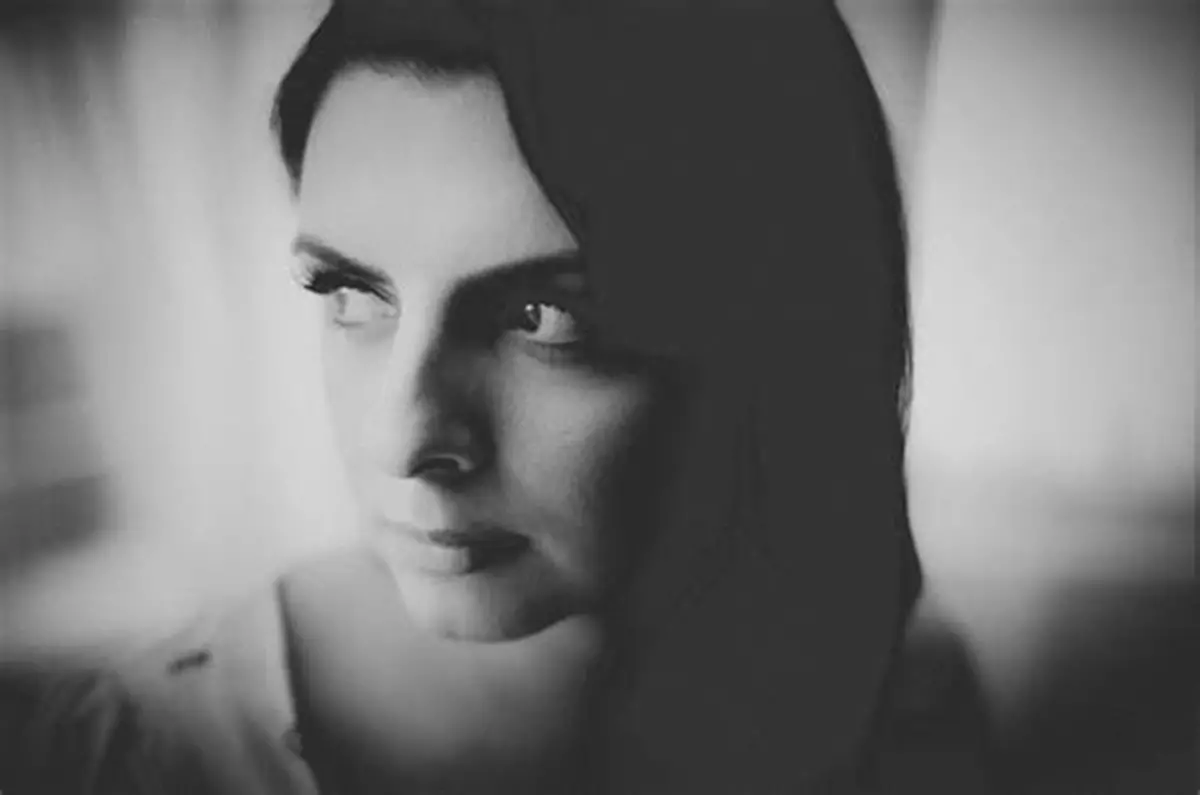
#> input picture Image/low.jpg, 1200 x 795 px, found by its file name
$ python constraststretching.py
#> lines starting #> are read from the running program, lines starting #| are printed output that depends on the picture
import cv2
import numpy as np
import matplotlib.pyplot as plt
img=cv2.imread("./Image/low.jpg")
#> img is the input picture: shape (795, 1200, 3); mean B, G, R 113.7, 113.7, 113.7
#Find the min and max pixel values
min_val = np.min(img)
#> min_val = 28
max_val = np.max(img)
#> max_val = 222
#Apply contrast stretching formula
#We convert to float to avoid overflow during the calculation
stretched = (img -min_val) * (255.0 / (max_val - min_val))
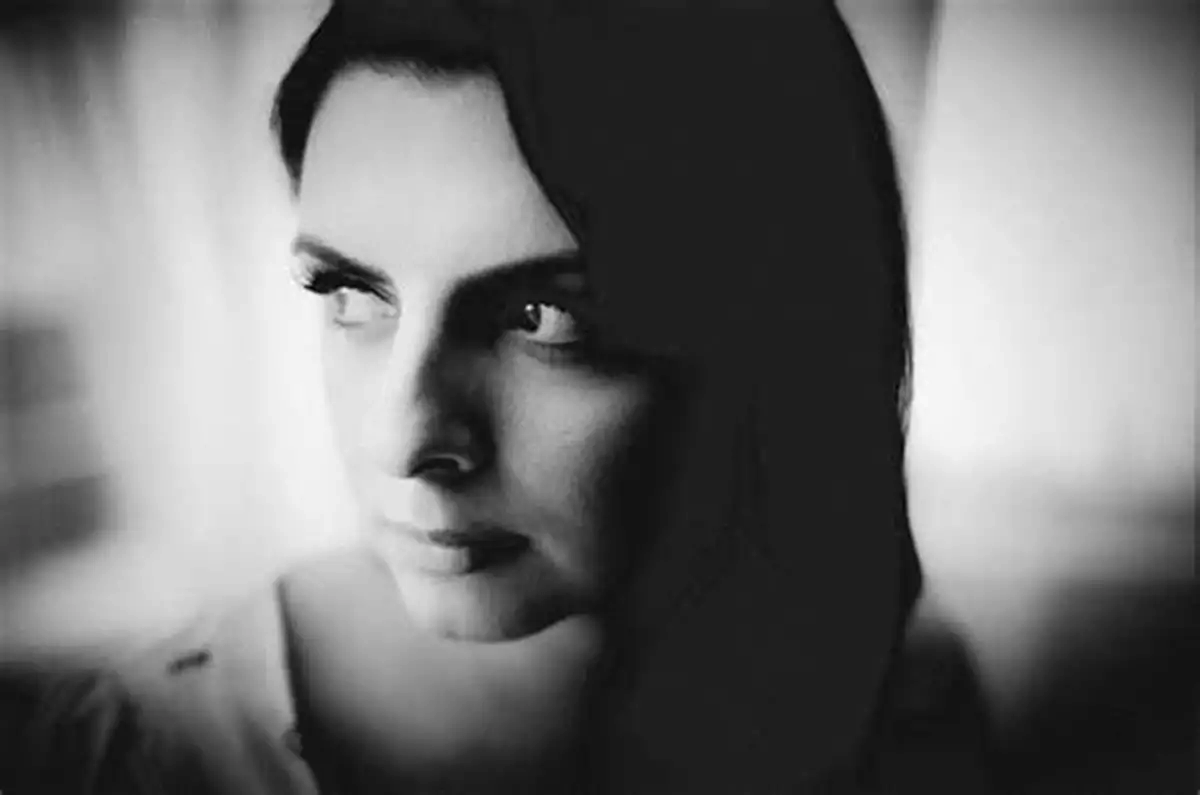
#> stretched: shape (795, 1200, 3) float64; mean B, G, R 112.6, 112.6, 112.6
stretched = np.uint8(stretched)
#Display results
plt.figure(figsize=(10,5))
plt.subplot(1,2,1)
plt.title("Original (low constrast) Image")
plt.imshow(img)
plt.subplot(1,2,2)
plt.title("Contrast Stretched Image")
plt.imshow(stretched)
plt.show()
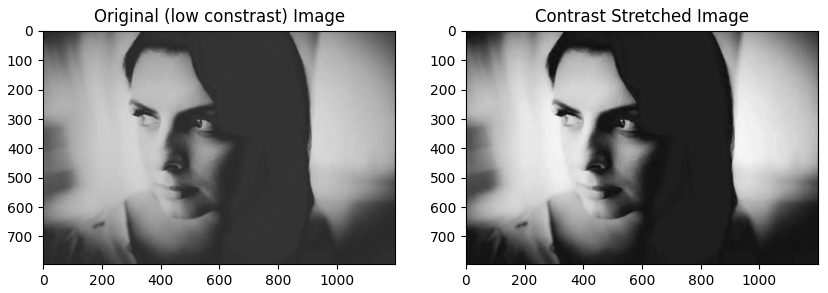
#> figure drawn by matplotlib, 2 panels

$ run again, with Image/1.jpg copied over Image/low.jpg
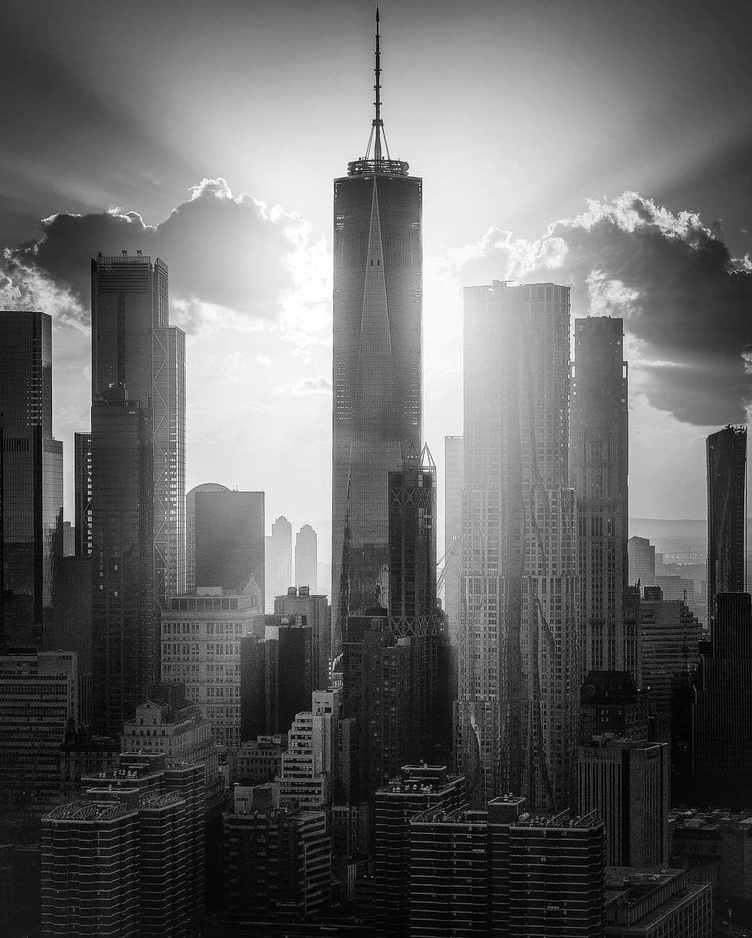
#> input picture Image/1.jpg, 752 x 938 px, shrunk from 1080 x 1346 before the run, found by its file name
#> img is the input picture: shape (938, 752, 3); min 0, max 255, mean 100.7
#> min_val = 0
#> max_val = 255
#> `plt.show()`:
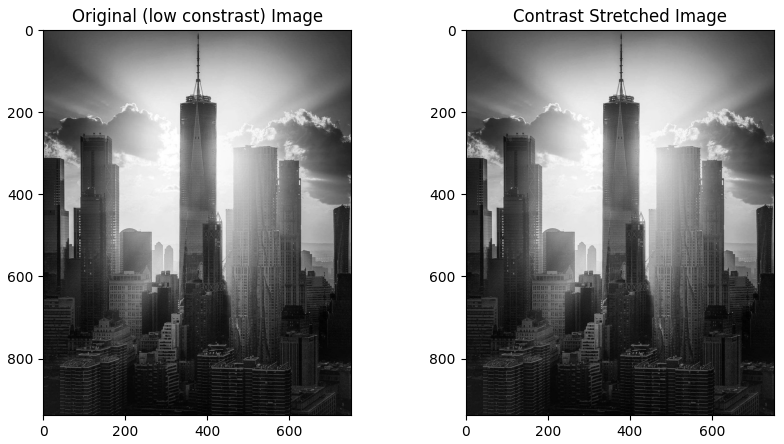
#> figure drawn by matplotlib, 2 panels

$ run again, with Image/dog_negative.jpg copied over Image/low.jpg
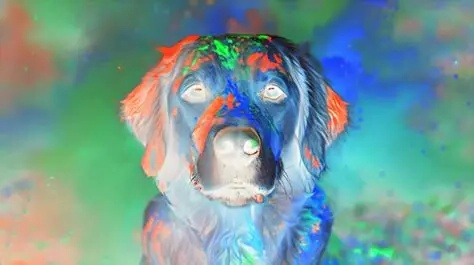
#> input picture Image/dog_negative.jpg, 474 x 265 px, found by its file name
#> img is the input picture: shape (265, 474, 3); mean B, G, R 151.2, 153.6, 116.4
#> min_val = 0
#> max_val = 255
#> `plt.show()`:
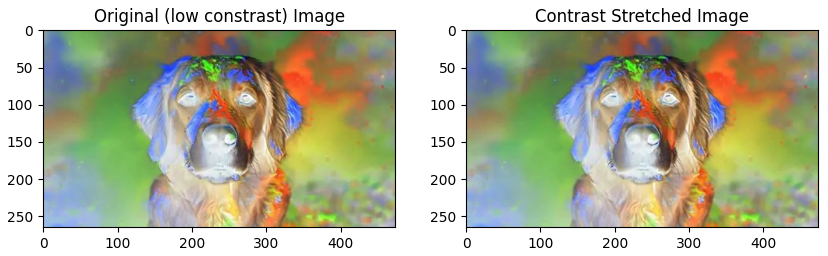
#> figure drawn by matplotlib, 2 panels; B, G, R data is drawn as R, G, B
